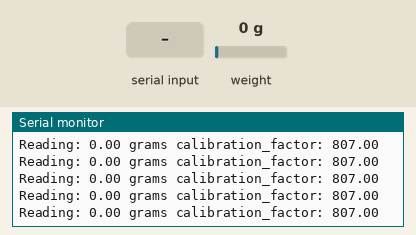
The sketch below on a simulated Arduino Uno, built with avr-gcc and run on an emulated ATmega328P. Shown: the last lines printed to the serial monitor. Inputs (shaded band) come from the test bench; at power-on: weight on the scale 0 g.

Above: at 2.3 s.
2.4 s: weight on the scale set to 100 g
At 2.5 s:
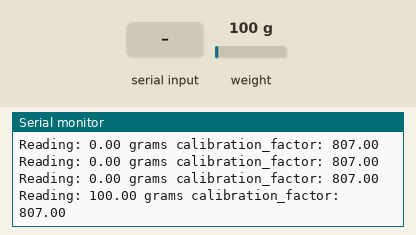
5.4 s: "+" received over Serial
At 5.72 s:
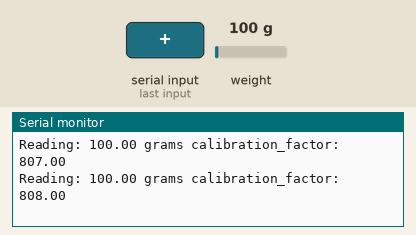
6.9 s: "a" received over Serial
At 7.13 s:
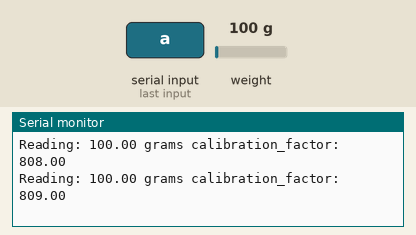
8.4 s: weight on the scale set to 1250 g
At 8.54 s:
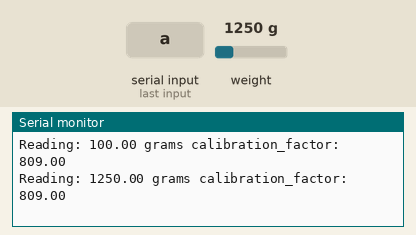
Timing chart, 0 to 10.9 s (numbered marks = the images above; inputs shaded):
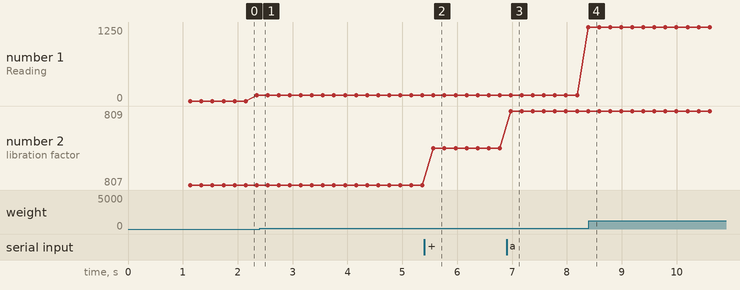

Measured:
- after the input at 5.4 s, the serial monitor: prints a new line after 0.17 s (image 2)
- after the input at 6.9 s, the serial monitor: prints a new line after 0.08 s (image 3)
- plotted number 1: 100 → 1250 after the input at 6.9 s
- plotted number 2: 807 → 808 after the input at 5.4 s, 808 → 809 after the input at 6.9 s

The sketch:

Agirlik.ino
```cpp
#include "HX711.h"

HX711 scale(6, 5);

float calibration_factor = 807;
float units;
float ounces;

void setup() {
  Serial.begin(9600);
  Serial.println("HX711 calibration sketch");
  Serial.println("Remove all weight from scale");
  Serial.println("After readings begin, place known weight on scale");
  Serial.println("Press + or a to increase calibration factor");
  Serial.println("Press - or z to decrease calibration factor");

  scale.set_scale();
  scale.tare();
}

void loop() {

  scale.set_scale(calibration_factor);

  Serial.print("Reading: ");
  units = scale.get_units(), 10;
  if (units < 0)
  {
    units = 0.00;
  }
  ounces = units * 0.035274;
  Serial.print(units);
  Serial.print(" grams");
  Serial.print(" calibration_factor: ");
  Serial.print(calibration_factor);
  Serial.println();
  delay(100);

  if(Serial.available())
  {
    char temp = Serial.read();
    if(temp == '+' || temp == 'a')
      calibration_factor += 1;
    else if(temp == '-' || temp == 'z')
      calibration_factor -= 1;
  }
}
```
